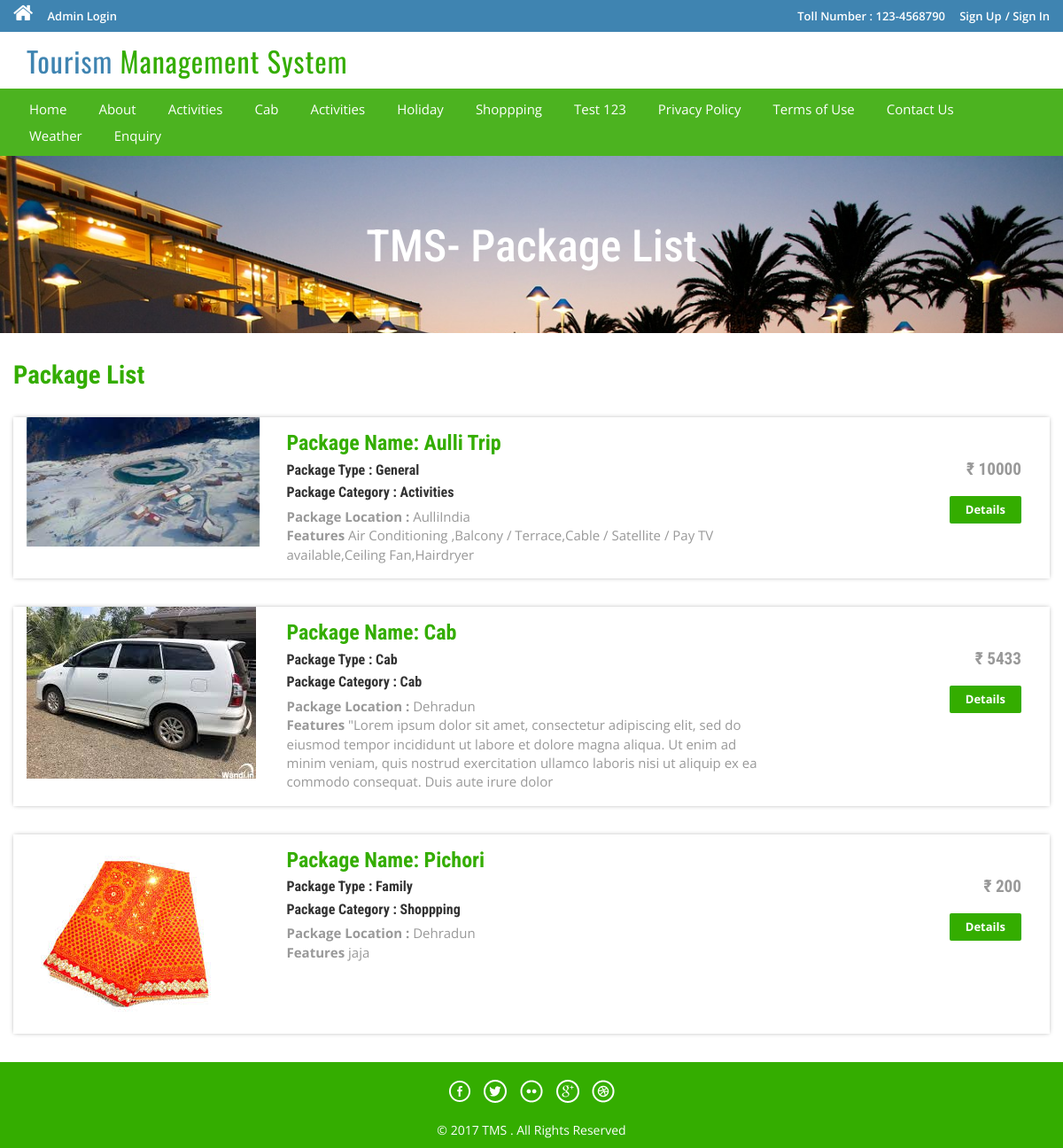
The app's page /package-list.php with its own data.
### tables this page shows
CREATE TABLE `tblpackagecategory` (
  `id` int(11) NOT NULL,
  `name` varchar(50) DEFAULT NULL,
  `inactive` int(11) DEFAULT 0,
  `creationdate` timestamp NULL DEFAULT current_timestamp(),
  `updationdate` timestamp NULL DEFAULT NULL ON UPDATE current_timestamp()
);

CREATE TABLE `tbltourpackages` (
  `PackageId` int(11) NOT NULL,
  `PackageName` varchar(200) DEFAULT NULL,
  `PackageType` varchar(150) DEFAULT NULL,
  `PackageCategoryId` int(11) NOT NULL,
  `PackageLocation` varchar(100) DEFAULT NULL,
  `PackagePrice` int(11) DEFAULT NULL,
  `PackageFetures` varchar(255) DEFAULT NULL,
  `PackageDetails` mediumtext DEFAULT NULL,
  `PackageImage` varchar(100) DEFAULT NULL,
  `Creationdate` timestamp NULL DEFAULT current_timestamp(),
  `UpdationDate` timestamp NULL DEFAULT NULL ON UPDATE current_timestamp()
);

### package-list.php (the view, shortened to what this page needs)
<?php
include('includes/config.php');
?>
<!DOCTYPE HTML>
<html>
<head>
<link href="css/bootstrap.css" rel='stylesheet' type='text/css' />
<link href="css/style.css" rel='stylesheet' type='text/css' />
<link href="css/font-awesome.css" rel="stylesheet">
<link href="css/animate.css" rel="stylesheet" type="text/css" media="all">
</head>
<body>
<?php include('includes/header.php');?>
<div class="banner-3">
	<div class="container">
		<h1 class="wow zoomIn animated animated" data-wow-delay=".5s" style="visibility: visible; animation-delay: 0.5s; animation-name: zoomIn;"> TMS- Package List</h1>
	</div>
</div>
<div class="rooms">
	<div class="container-fluid">
		<div class="room-bottom">
			<h3>Package List</h3>
<?php
if(!isset($_GET['type']) || $_GET['type']==-1){
	$where = " ";
} else {
	$where = "WHERE t.PackageCategoryId = $_GET[type]";
}
$sql = "SELECT t.*,c.name from tbltourpackages t LEFT JOIN tblpackagecategory c ON t.PackageCategoryId=c.id $where";
$query = $dbh->prepare($sql);
$query->execute();
$results=$query->fetchAll(PDO::FETCH_OBJ);
if($query->rowCount() > 0)
{
foreach($results as $result)
{	?>
			<div class="rom-btm">
				<div class="col-md-3 room-left wow fadeInLeft animated" data-wow-delay=".5s">
					<img src="admin/pacakgeimages/<?php echo htmlentities($result->PackageImage);?>" class="img-responsive" alt="">
				</div>
				<div class="col-md-6 room-midle wow fadeInUp animated" data-wow-delay=".5s">
					<h4>Package Name: <?php echo htmlentities($result->PackageName);?></h4>
					<h6>Package Type : <?php echo htmlentities($result->PackageType);?></h6>
					<h6>Package Category : <?php echo htmlentities($result->name);?></h6>
					<p><b>Package Location :</b> <?php echo htmlentities($result->PackageLocation);?></p>
					<p><b>Features</b> <?php echo htmlentities($result->PackageFetures);?></p>
				</div>
				<div class="col-md-3 room-right wow fadeInRight animated" data-wow-delay=".5s">
					<h5>₹ <?php echo htmlentities($result->PackagePrice);?></h5>
					<a href="package-details.php?pkgid=<?php echo htmlentities($result->PackageId);?>" class="view">Details</a>
				</div>
				<div class="clearfix"></div>
			</div>
<?php }} ?>
		</div>
	</div>
</div>
<?php include('includes/footer.php');?>
</body>
</html>

### includes/header.php (shortened to what this page needs)
<?php if($_SESSION['login'])
{?>
<div class="top-header">
	<div class="container-fluid">
		<ul class="tp-hd-lft wow fadeInLeft animated" data-wow-delay=".5s">
			<li class="hm"><a href="index.html"><i class="fa fa-home"></i></a></li>
			<li class="prnt"><a href="profile.php">My Profile</a></li>
				<li class="prnt"><a href="change-password.php">Change Password</a></li>
			<li class="prnt"><a href="tour-history.php">My Tour History</a></li>
			<li class="prnt"><a href="issuetickets.php">Issue Tickets</a></li>
		</ul>
		<ul class="tp-hd-rgt wow fadeInRight animated" data-wow-delay=".5s">
			<li class="tol">Welcome :</li>
			<li class="sig"><?php echo htmlentities($_SESSION['login']);?></li>
			<li class="sigi"><a href="logout.php" >/ Logout</a></li>
        </ul>
		<div class="clearfix"></div>
	</div>
</div><?php } else {?>
<div class="top-header">
	<div class="container-fluid">
		<ul class="tp-hd-lft wow fadeInLeft animated" data-wow-delay=".5s">
			<li class="hm"><a href="index.php"><i class="fa fa-home"></i></a></li>
				<li class="hm"><a href="admin/index.php">Admin Login</a></li>
		</ul>
		<ul class="tp-hd-rgt wow fadeInRight animated" data-wow-delay=".5s">
			<li class="tol">Toll Number : 123-4568790</li>
			<li class="sig"><a href="#" data-toggle="modal" data-target="#myModal" >Sign Up</a></li>
			<li class="sigi"><a href="#" data-toggle="modal" data-target="#myModal4" >/ Sign In</a></li>
        </ul>
		<div class="clearfix"></div>
	</div>
</div>
<?php }?>
<div class="header">
	<div class="container">
		<div class="logo wow fadeInDown animated" data-wow-delay=".5s">
			<a href="index.php">Tourism <span>Management System</span></a>
		</div>
		<div class="lock fadeInDown animated" data-wow-delay=".5s">
		</div>
		<div class="clearfix"></div>
	</div>
</div>
<div class="footer-btm wow fadeInLeft animated" data-wow-delay=".5s">
	<div class="container-fluid">
	<div class="navigation">
			<nav class="navbar navbar-default">
				<div class="collapse navbar-collapse nav-wil" id="bs-example-navbar-collapse-1">
					<nav class="cl-effect-1">
						<ul class="nav navbar-nav">
							<li><a href="index.php">Home</a></li>
							<li><a href="page.php?type=aboutus">About</a></li>
							<?php
						$sql = "SELECT * from tblpackagecategory";
						$query = $dbh -> prepare($sql);
						$query->execute();
						$results=$query->fetchAll(PDO::FETCH_OBJ);
						if ($query->rowCount() > 0) {
							foreach ($results as $result) {
			echo "<li><a href='package-list.php?type=$result->id'>$result->name</a></li>";
						?>
				<?php }} ?>
								<li><a href="page.php?type=privacy">Privacy Policy</a></li>
								<li><a href="page.php?type=terms">Terms of Use</a></li>
								<li><a href="page.php?type=contact">Contact Us</a></li>
								<li><a href="weather.php">Weather</a></li>
								<?php if($_SESSION['login'])
{?>
								<li>Need Help?<a href="#" data-toggle="modal" data-target="#myModal3"> / Write Us </a>  </li>
								<?php } else { ?>
								<li><a href="enquiry.php"> Enquiry </a>  </li>
								<?php } ?>
								<div class="clearfix"></div>
						</ul>
					</nav>
				</div>
			</nav>
		</div>
	</div>
</div>

### css/style.css (style rules this page uses)
html, body { font-size: 100%; background: #fff; font-family: 'Open Sans', sans-serif; }
body a,.grid_1,plan_1,plan_1.one,plan_1.two,i.icon1, i.icon2, i.icon3, i.icon4, i.icon5, i.icon6 { transition:0.5s all; -webkit-transition:0.5s all; -moz-transition:0.5s all; -o-transition:0.5s all; -ms-transition:0.5s all; }
h1,h2,h3,h4,h5,h6 { margin:0; font-family: 'Roboto Condensed', sans-serif; }
p { margin:0; }
ul { margin:0; padding:0; }
.logo a { color: #3F84B1; letter-spacing: 1px; font-size: 2em; font-weight: 400; display: block; text-decoration: none; font-family: 'Oswald', sans-serif; }
.logo span { color:#34ad00; }
i.fa.fa-home { font-size: 24px; }
.top-header { background-color: #3F84B1; border-bottom: 0 none; height: 36px; line-height: 35px; }
ul.tp-hd-lft { float: left; }
ul.tp-hd-lft li { display: inline-block; }
li.hm,li.prnt { margin-right: 12px; }
ul.tp-hd-lft a { font-size: 13px; font-weight: 600; color:#fff; }
ul.tp-hd-rgt { float:right; }
ul.tp-hd-rgt li { display: inline-block; font-size: 13px; font-weight: 600; color:#fff; }
ul.tp-hd-rgt a { font-size: 13px; font-weight: 600; color:#fff; }
li.ned,li.wrt,li.tol { margin-right: 12px; }
.header { background-color: #fff; margin: 0; padding: 10px 0 8px; }
.logo a { display: block; }
.logo { float: left; margin-right: 60px; }
.lock { float: right; margin-top: 7px; }
.footer-btm li { display: inline-block; margin: 0 10px; font-size: 14px; color: #fff; }
.footer-btm li a { font-size: 15px; color: #fff; display: inline-block; padding: 5px 8px; }
.footer-btm { background:#4CB320; padding: 0.5em 0; text-align:center; }
a.view { padding: 6px 18px; font-weight: 700; color: #fff; background-color: #34ad00; border: 0; font-size: 13px; border-radius: 2px; -webkit-transition: all .2s; -moz-transition: all .2s; transition: all .2s; margin-top: 20px; display: inline-block; }
.banner-3 { background: url(../images/6.jpg)no-repeat; background-size: cover; -webkit-background-size: cover; -o-background-size: cover; -ms-background-size: cover; -moz-background-size: cover; min-height:200px; }
.banner-3 h1 { font-size: 50px; margin-bottom: 40px; padding: 1.5em 0 0; text-align: center; color: #fff; }
.rom-btm { margin-top: 2em; box-shadow: 0px 0px 5px -1px rgba(0, 0, 0, 0.37); }
.room-bottom h3 { font-size: 1.8em; font-weight: 700; color: #34ad00; }
.room-bottom { padding: 2em 0; }
.rom-btm h4 { font-size: 1.5em; font-weight: 700; color: #34ad00; }
.rom-btm p { font-size: 15px; color: #999; }
.rom-btm h6 { font-size: 1em; font-weight: 700; margin: 0.5em 0; }
.room-right { text-align: right; padding: 3em 2em; }
.room-midle { padding: 1em; }
.rom-btm h5 { font-size: 1.2em; font-weight: 700; color: #999; }
.navbar-default { background-color: #4CB320 !important; border-color: #4CB320 !important; }
.navbar { min-height: 0px !important; margin-bottom:0px !important; border-radius:0px !important; border: none !important; }
ul.nav.navbar-nav li a { font-size: 15px ; color: #fff; display: inline-block; padding: 5px 8px; }
.navbar-collapse { padding-right: 0px !important; padding-left: 0px !important; }

### records on screen
tblpackagecategory: name "Activities"
tblpackagecategory: name "Cab"
tblpackagecategory: name "Activities"
tblpackagecategory: name "Holiday"
tblpackagecategory: name "Shoppping"
tblpackagecategory: name "Test 123"
tbltourpackages: PackageImage (picture), PackageName "Aulli Trip", PackageType "General", PackageCategoryId.name "Activities", PackageLocation "AulliIndia", PackageFetures "Air Conditioning ,Balcony / Terrace,Cable / Satellite / Pay TV available,Ceiling Fan,Hairdryer", PackagePrice "10000"
tbltourpackages: PackageImage (picture), PackageName "Cab", PackageType "Cab", PackageCategoryId.name "Cab", PackageLocation "Dehradun", PackageFetures "\"Lorem ipsum dolor sit amet, consectetur adipiscing elit, sed do eiusmod tempor incididunt ut labore et dolore magna aliqua. Ut enim ad minim veniam, quis nostrud exercitation ullamco laboris nisi ut aliquip ex ea commodo consequat. Duis aute irure dolor", PackagePrice "5433"
tbltourpackages: PackageImage (picture), PackageName "Pichori", PackageType "Family", PackageCategoryId.name "Shoppping", PackageLocation "Dehradun", PackageFetures "jaja", PackagePrice "200"
